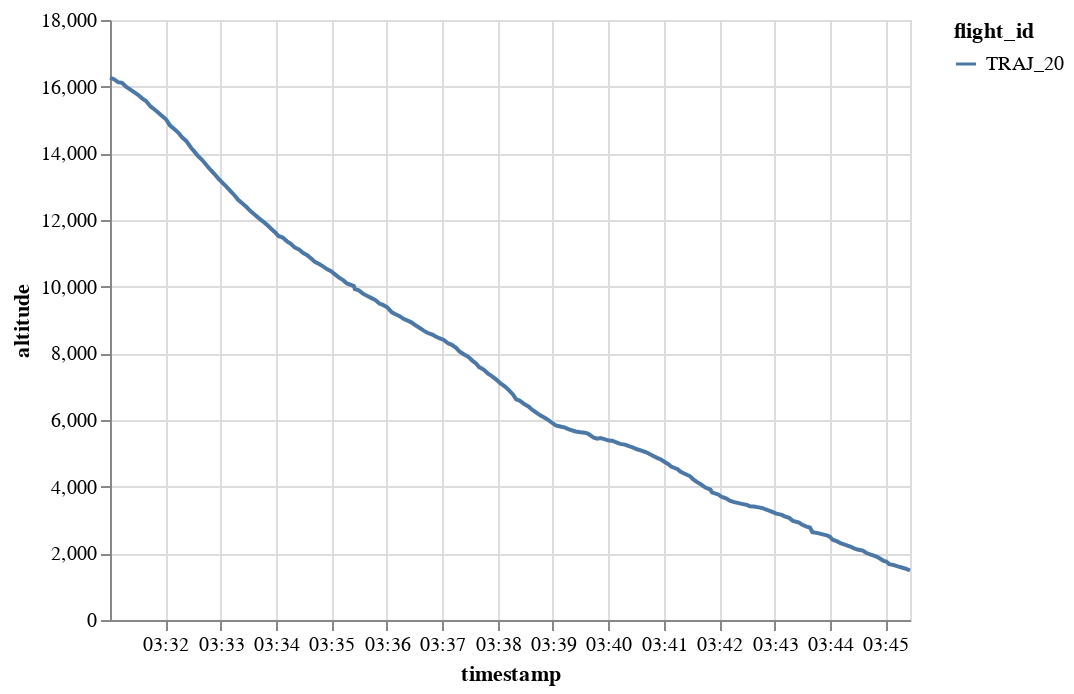

This figure's notebook cell:
### Code cell
generated.chart().encode(alt.Y("altitude"), alt.X("timestamp"), alt.Color("flight_id"))

### Figure 1 — Vega-Lite specification as saved in the notebook (floating-point values rounded to 4 significant figures; data arrays with more than 128 entries replaced by an {"elided": "..."} marker saying what was removed)
{"config": {"view": {"continuousWidth": 400, "continuousHeight": 300}}, "data": {"name": "data-ab546edae1070caf42c2fe32ebabe5ad"}, "mark": "line", "encoding": {"color": {"type": "nominal", "field": "flight_id"}, "x": {"type": "temporal", "field": "timestamp"}, "y": {"type": "quantitative", "field": "altitude"}}, "$schema": "https://vega.github.io/schema/vega-lite/v4.8.1.json", "datasets": {"data-ab546edae1070caf42c2fe32ebabe5ad": {"elided": "200 records"}}}
